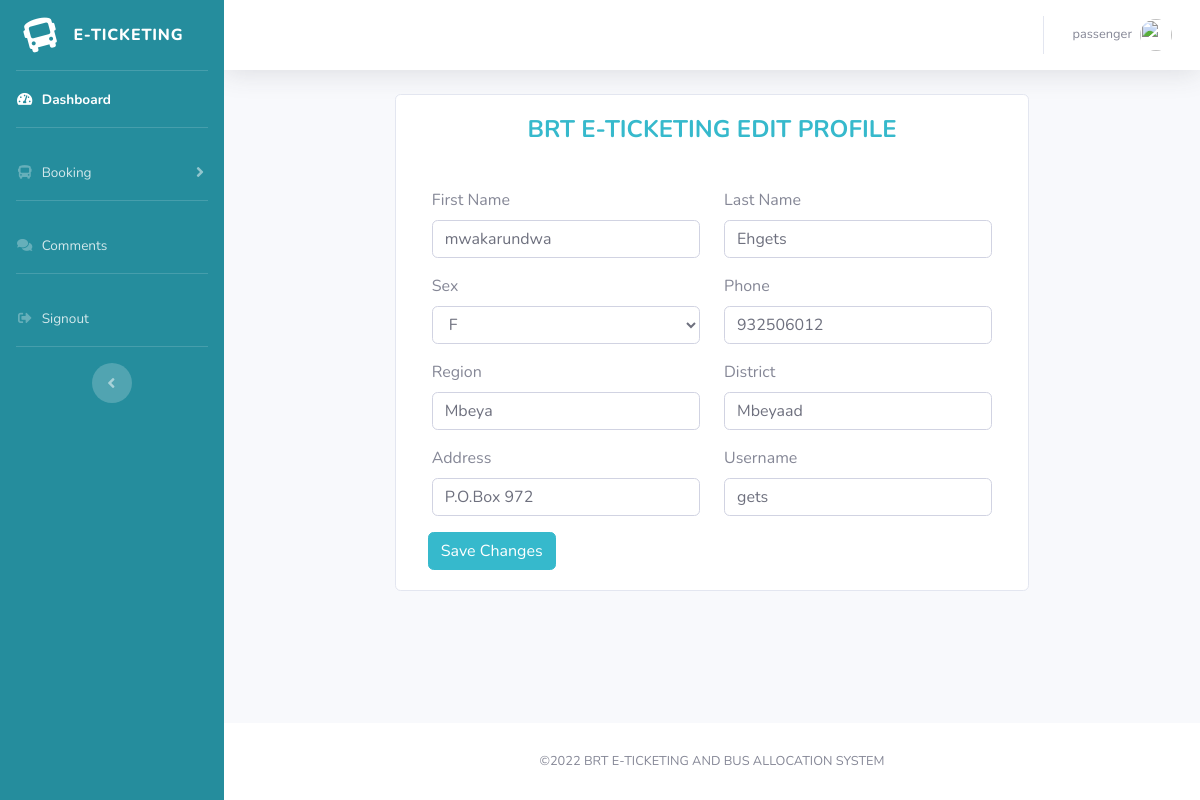
Page /user-dashboard/edit-profile.php (signed in) on the committed database.
### tables this page shows
CREATE TABLE `tbl_user` (
  `id` int(11) NOT NULL,
  `fname` varchar(45) NOT NULL,
  `lname` varchar(45) NOT NULL,
  `phone` bigint(20) NOT NULL,
  `sex` char(1) NOT NULL,
  `region` varchar(40) NOT NULL,
  `district` varchar(40) NOT NULL,
  `address` varchar(50) NOT NULL,
  `type` varchar(10) NOT NULL,
  `username` varchar(45) NOT NULL,
  `is_active` int(11) NOT NULL DEFAULT 1,
  `password` varchar(100) NOT NULL,
  `created_at` timestamp NOT NULL DEFAULT current_timestamp(),
  `is_deleted` tinyint(1) NOT NULL DEFAULT 0
);

### user-dashboard/edit-profile.php (the view, shortened to what this page needs)
<?php
    include('includes/sidebar.php');
?>
<div class="main_container">
    <?php if($wallet_rows == 1): ?>
    <div class="row justify-content-center">
        <div class="col-xl-8 col-md-8 col-xs-12 wow fadeIn login-form-mobile card card-body" id="registration-card">
            <div class="bg-white pb-1">
                <h4 class="text-center"><strong class="text-info">BRT E-TICKETING EDIT PROFILE</strong></h4>
            </div>
            <form action="edit-profile.php" method="POST" enctype="multipart/form-data">
                <div class="modal-body">
                    <div class="row mt-3">
                        <div class="col-xl-6">
                            <label>First Name</label>
                            <input required type="text" name="first_name" class="form-control" value="<?php echo $user_profile['fname'] ?>">
                        </div>
                        <div class="col-xl-6">
                            <label>Last Name</label>
                            <input required type="text" name="last_name" class="form-control" value="<?php echo $user_profile['lname'] ?>">
                        </div>
                    </div>
                    <div class="row mt-3">
                        <div class="col-xl-6">
                            <label>Sex</label>
                            <select name="sex" class="form-control" required>
                                <option value="<?php echo $user_profile['sex'] ?>"><?php echo $user_profile['sex'] ?></option>
                            </select>
                        </div>
                        <div class="col-xl-6">
                            <label>Phone</label>
                            <input required type="number" name="phone" class="form-control" value="<?php echo $user_profile['phone'] ?>">
                        </div>
                    </div>
                    <div class="row mt-3">
                        <div class="col-xl-6">
                            <label>Region</label>
                            <input required type="text" name="region" class="form-control" value="<?php echo $user_profile['region'] ?>">
                        </div>
                        <div class="col-xl-6">
                            <label>District</label>
                            <input required type="text" name="district" class="form-control" value="<?php echo $user_profile['district'] ?>">
                        </div>
                    </div>
                    <div class="row mt-3">
                        <div class="col-xl-6">
                            <label>Address</label>
                            <input required type="text" name="address" class="form-control" value="<?php echo $user_profile['address'] ?>">
                        </div>
                        <div class="col-xl-6">
                            <label>Username</label>
                            <input required type="text" name="username" class="form-control" value="<?php echo $user_profile['username'] ?>">
                        </div>
                    </div>
                </div>
                <div class="col-xl-6">
                    <button type="submit" name="save_changes" class="btn btn-info">Save Changes</button>
                </div>
            </form>
        </div>
    </div>
    <?php endif?>
</div>
<?php include('includes/footer.php'); ?>

### user-dashboard/includes/sidebar.php (shortened to what this page needs)
<?php require_once('../includes/config.php') ?>
<?php
    $user_detail = "SELECT * FROM tbl_user WHERE id = :user_id";
    $user_detail_q = $dbconnect->prepare($user_detail);
    $user_detail_q->execute(['user_id'=>$_SESSION['UserID']]);
    $user_profile = $user_detail_q->fetch();
        $wallet_sql = "SELECT * FROM tbl_user, tbl_wallet WHERE tbl_wallet.passenger = tbl_user.id AND tbl_wallet.passenger = :user_id";
        $wallet_query = $dbconnect->prepare($wallet_sql);
        $wallet_query->execute(['user_id'=>$_SESSION['UserID']]);
        $wallet_rows = $wallet_query->rowCount();
?>
<!DOCTYPE html>
<html lang="en">
<head>
    <link href="../app_assets/vendor/fontawesome-free/css/all.min.css" rel="stylesheet" type="text/css">
    <link href="../assets/font-awesome/css/font-awesome.min.css" rel="stylesheet">
    <link href="../app_assets/css/brt.css" rel="stylesheet">
    <link href="../app_assets/css/style.css" rel="stylesheet">
    <link href="../app_assets/vendor/datatables/dataTables.bootstrap4.min.css" rel="stylesheet">
    <link rel="stylesheet" href="https://cdnjs.cloudflare.com/ajax/libs/font-awesome/4.7.0/css/font-awesome.min.css">
</head>
<body id="page-top">
    <div id="wrapper">
        <ul class="navbar-nav bg-info sidebar sidebar-dark accordion" id="accordionSidebar">
            <a class="sidebar-brand d-flex align-items-center justify-content-center" href="index.html">
                <div class="sidebar-brand-icon rotate-n-15">
                    <i class="fas fa-bus"></i>
                </div>
                <div class="sidebar-brand-text mx-3">E-TICKETING</div>
            </a>
            <hr class="sidebar-divider my-0">
            <li class="nav-item active">
                <a class="nav-link" href="index.php">
                    <i class="fas fa-fw fa-tachometer-alt"></i>
                    <span>Dashboard</span>
                </a>
            </li>
            <?php if($wallet_rows == 1): ?>
            <hr class="sidebar-divider">
            <li class="nav-item">
                <a class="nav-link collapsed" href="#" data-toggle="collapse" data-target="#Component"
                    aria-expanded="true" aria-controls="Component">
                    <i class="fas fa-fw fa-bus"></i>
                    <span> Booking </span>
                </a>
            </li>
            <?php endif ?>
            <hr class="sidebar-divider">
            <li class="nav-item">
                <a class="nav-link" href="comment.php">
                    <i class="fas fa-fw fa-comments"></i>
                    <span> Comments </span>
                </a>
            </li>
            <hr class="sidebar-divider">
            <li class="nav-item">
                <a class="nav-link" href="../logout.php">
                    <i class="fas fa-fw fa-sign-out-alt "></i>
                    <span> Signout </span>
                </a>
            </li>
            <hr class="sidebar-divider d-none d-md-block">
            <div class="text-center d-none d-md-inline">
                <button class="rounded-circle border-0" id="sidebarToggle"></button>
            </div>
        </ul>
        <div id="content-wrapper" class="d-flex flex-column">
            <div id="content">
                <nav class="navbar navbar-expand navbar-light bg-white topbar mb-4 shadow">
                    <ul class="navbar-nav ml-auto">
                        <li class="nav-item dropdown no-arrow">
                            <a class="nav-link dropdown-toggle" href="#" id="userDropdown" role="button"
                                data-toggle="dropdown" aria-haspopup="true" aria-expanded="false">
                                <span class="mr-2 d-none d-lg-inline text-gray-600 small">
                                    <?php echo $user_profile['type'] ?>
                                </span>
                                <img class="img-profile rounded-circle"
                                    src="../assets/img/tz_logo.png">
                            </a>
                        </li>
                    </ul>
                </nav>
                <div class="container-fluid">

### user-dashboard/includes/sidebar.php (style rules this page uses)
.bg-info { background-color: #258d9d !important; }

### rows in the picture
tbl_user: type "passenger", first_name "mwakarundwa", last_name "Ehgets", sex "F", phone "932506012", region "Mbeya", district "Mbeyaad", address "P.O.Box 972", username "gets"
